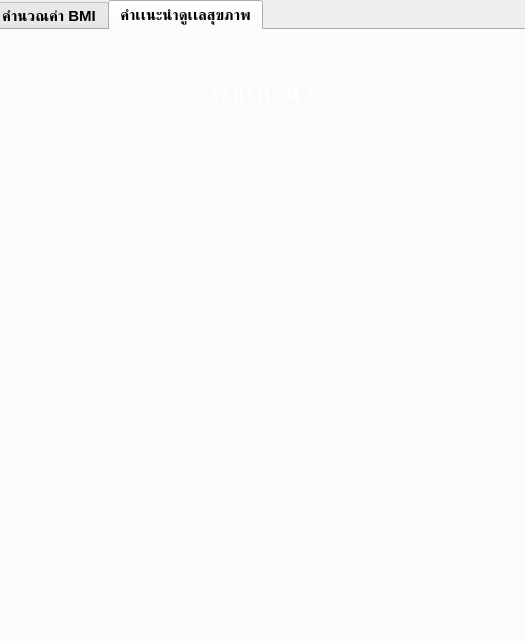
<?xml version="1.0" encoding="UTF-8"?>
<ui version="4.0">
 <class>Form</class>
 <widget class="QWidget" name="Form">
  <property name="geometry">
   <rect>
    <x>0</x>
    <y>0</y>
    <width>525</width>
    <height>641</height>
   </rect>
  </property>
  <property name="windowTitle">
   <string>Form</string>
  </property>
  <widget class="QTabWidget" name="tabWidget">
   <property name="geometry">
    <rect>
     <x>-10</x>
     <y>0</y>
     <width>541</width>
     <height>671</height>
    </rect>
   </property>
   <property name="font">
    <font>
     <pointsize>11</pointsize>
     <weight>75</weight>
     <bold>true</bold>
    </font>
   </property>
   <property name="currentIndex">
    <number>1</number>
   </property>
   <widget class="QWidget" name="tab">
    <attribute name="title">
     <string>คำนวณค่า BMI</string>
    </attribute>
    <widget class="QLabel" name="label">
     <property name="geometry">
      <rect>
       <x>0</x>
       <y>0</y>
       <width>541</width>
       <height>711</height>
      </rect>
     </property>
     <property name="text">
      <string/>
     </property>
     <property name="pixmap">
      <pixmap>bg2.png</pixmap>
     </property>
     <property name="scaledContents">
      <bool>true</bool>
     </property>
     <property name="wordWrap">
      <bool>false</bool>
     </property>
     <property name="margin">
      <number>-1</number>
     </property>
    </widget>
    <widget class="QLabel" name="pix_ins">
     <property name="geometry">
      <rect>
       <x>80</x>
       <y>75</y>
       <width>391</width>
       <height>81</height>
      </rect>
     </property>
     <property name="text">
      <string/>
     </property>
     <property name="pixmap">
      <pixmap>under.png</pixmap>
     </property>
     <property name="scaledContents">
      <bool>true</bool>
     </property>
    </widget>
    <widget class="QLabel" name="label_6">
     <property name="geometry">
      <rect>
       <x>24</x>
       <y>-60</y>
       <width>491</width>
       <height>191</height>
      </rect>
     </property>
     <property name="font">
      <font>
       <family>Angsana New</family>
       <pointsize>40</pointsize>
       <weight>75</weight>
       <bold>true</bold>
      </font>
     </property>
     <property name="styleSheet">
      <string notr="true">color: rgb(244, 244, 244);</string>
     </property>
     <property name="text">
      <string>BMI CALCULATOR</string>
     </property>
     <property name="alignment">
      <set>Qt::AlignCenter</set>
     </property>
     <property name="wordWrap">
      <bool>true</bool>
     </property>
     <property name="margin">
      <number>0</number>
     </property>
     <property name="indent">
      <number>0</number>
     </property>
     <property name="openExternalLinks">
      <bool>true</bool>
     </property>
     <property name="textInteractionFlags">
      <set>Qt::NoTextInteraction</set>
     </property>
    </widget>
    <widget class="QLabel" name="label_7">
     <property name="geometry">
      <rect>
       <x>-92</x>
       <y>45</y>
       <width>727</width>
       <height>652</height>
      </rect>
     </property>
     <property name="font">
      <font>
       <weight>75</weight>
       <bold>true</bold>
      </font>
     </property>
     <property name="text">
      <string/>
     </property>
     <property name="pixmap">
      <pixmap>glass2.png</pixmap>
     </property>
     <property name="scaledContents">
      <bool>true</bool>
     </property>
     <property name="alignment">
      <set>Qt::AlignCenter</set>
     </property>
    </widget>
    <widget class="QPushButton" name="btn_cal">
     <property name="geometry">
      <rect>
       <x>206</x>
       <y>573</y>
       <width>131</width>
       <height>33</height>
      </rect>
     </property>
     <property name="font">
      <font>
       <pointsize>11</pointsize>
       <weight>75</weight>
       <bold>true</bold>
      </font>
     </property>
     <property name="styleSheet">
      <string notr="true">QPushButton{
border-radius:15px;
border:1px solid red;
	color: rgb(255, 255, 255);

}

QPushButton:hover{
border-radius:15px;
border:1px solid blue;
color: rgb(255, 0, 0);

}

QPushButton:pressed{
border-radius:15px;
border:1px solid yellow;
	color: rgb(0, 255, 0);


}</string>
     </property>
     <property name="text">
      <string>Calculate BMI</string>
     </property>
    </widget>
    <widget class="QLineEdit" name="le_weight">
     <property name="geometry">
      <rect>
       <x>130</x>
       <y>447</y>
       <width>121</width>
       <height>41</height>
      </rect>
     </property>
     <property name="font">
      <font>
       <pointsize>17</pointsize>
       <weight>50</weight>
       <bold>false</bold>
      </font>
     </property>
     <property name="styleSheet">
      <string notr="true">background-color: rgb(0,0,0,0);
border:none;
border-bottom:2px solid rgba(105,118,132,255);
color:rgba(255,255,255,230);
padding-bottom:7px;</string>
     </property>
     <property name="text">
      <string/>
     </property>
     <property name="alignment">
      <set>Qt::AlignCenter</set>
     </property>
     <property name="placeholderText">
      <string>Weight(kg)</string>
     </property>
    </widget>
    <widget class="QLineEdit" name="le_height">
     <property name="geometry">
      <rect>
       <x>290</x>
       <y>448</y>
       <width>131</width>
       <height>41</height>
      </rect>
     </property>
     <property name="font">
      <font>
       <pointsize>17</pointsize>
       <weight>50</weight>
       <bold>false</bold>
      </font>
     </property>
     <property name="styleSheet">
      <string notr="true">background-color: rgb(0,0,0,0);
border:none;
border-bottom:2px solid rgba(105,118,132,255);
color:rgba(255,255,255,230);
padding-bottom:7px;</string>
     </property>
     <property name="text">
      <string/>
     </property>
     <property name="alignment">
      <set>Qt::AlignCenter</set>
     </property>
     <property name="placeholderText">
      <string>Height(cm)</string>
     </property>
    </widget>
    <widget class="QLineEdit" name="le_result">
     <property name="geometry">
      <rect>
       <x>180</x>
       <y>505</y>
       <width>181</width>
       <height>41</height>
      </rect>
     </property>
     <property name="font">
      <font>
       <pointsize>15</pointsize>
       <weight>50</weight>
       <bold>false</bold>
      </font>
     </property>
     <property name="styleSheet">
      <string notr="true">background-color: rgb(0,0,0,0);
color:rgb(255, 255, 255);
border:2px solid white;
border-radius:15px

</string>
     </property>
     <property name="text">
      <string>BMI Result</string>
     </property>
     <property name="alignment">
      <set>Qt::AlignCenter</set>
     </property>
     <property name="readOnly">
      <bool>true</bool>
     </property>
    </widget>
    <widget class="QLabel" name="la_pix">
     <property name="geometry">
      <rect>
       <x>190</x>
       <y>190</y>
       <width>171</width>
       <height>221</height>
      </rect>
     </property>
     <property name="text">
      <string/>
     </property>
     <property name="pixmap">
      <pixmap>p6.png</pixmap>
     </property>
     <property name="scaledContents">
      <bool>true</bool>
     </property>
    </widget>
    <widget class="QLabel" name="la_tex">
     <property name="geometry">
      <rect>
       <x>70</x>
       <y>405</y>
       <width>411</width>
       <height>41</height>
      </rect>
     </property>
     <property name="font">
      <font>
       <pointsize>16</pointsize>
      </font>
     </property>
     <property name="styleSheet">
      <string notr="true">color: rgb(0, 255, 0);</string>
     </property>
     <property name="text">
      <string/>
     </property>
     <property name="alignment">
      <set>Qt::AlignCenter</set>
     </property>
    </widget>
    <widget class="QRadioButton" name="rdg_m">
     <property name="geometry">
      <rect>
       <x>60</x>
       <y>200</y>
       <width>51</width>
       <height>41</height>
      </rect>
     </property>
     <property name="text">
      <string/>
     </property>
     <property name="icon">
      <iconset>
       <normaloff>male.png</normaloff>male.png</iconset>
     </property>
     <property name="iconSize">
      <size>
       <width>35</width>
       <height>43</height>
      </size>
     </property>
    </widget>
    <widget class="QRadioButton" name="rdg_g">
     <property name="geometry">
      <rect>
       <x>60</x>
       <y>250</y>
       <width>51</width>
       <height>51</height>
      </rect>
     </property>
     <property name="text">
      <string/>
     </property>
     <property name="icon">
      <iconset>
       <normaloff>female.png</normaloff>female.png</iconset>
     </property>
     <property name="iconSize">
      <size>
       <width>37</width>
       <height>47</height>
      </size>
     </property>
    </widget>
   </widget>
   <widget class="QWidget" name="tab_2">
    <attribute name="title">
     <string>คำเเนะนำดูเเลสุขภาพ</string>
    </attribute>
    <widget class="QLabel" name="label_2">
     <property name="geometry">
      <rect>
       <x>0</x>
       <y>0</y>
       <width>541</width>
       <height>621</height>
      </rect>
     </property>
     <property name="text">
      <string/>
     </property>
     <property name="pixmap">
      <pixmap>bg2.png</pixmap>
     </property>
     <property name="scaledContents">
      <bool>true</bool>
     </property>
     <property name="wordWrap">
      <bool>false</bool>
     </property>
    </widget>
    <widget class="QLabel" name="label_5">
     <property name="geometry">
      <rect>
       <x>90</x>
       <y>450</y>
       <width>361</width>
       <height>141</height>
      </rect>
     </property>
     <property name="text">
      <string/>
     </property>
     <property name="pixmap">
      <pixmap>p3.png</pixmap>
     </property>
     <property name="scaledContents">
      <bool>true</bool>
     </property>
    </widget>
    <widget class="QLabel" name="label_3">
     <property name="geometry">
      <rect>
       <x>40</x>
       <y>20</y>
       <width>471</width>
       <height>411</height>
      </rect>
     </property>
     <property name="text">
      <string/>
     </property>
     <property name="pixmap">
      <pixmap>bg3.png</pixmap>
     </property>
     <property name="scaledContents">
      <bool>true</bool>
     </property>
     <property name="wordWrap">
      <bool>false</bool>
     </property>
    </widget>
    <widget class="QLabel" name="label_8">
     <property name="geometry">
      <rect>
       <x>220</x>
       <y>40</y>
       <width>121</width>
       <height>41</height>
      </rect>
     </property>
     <property name="font">
      <font>
       <pointsize>22</pointsize>
      </font>
     </property>
     <property name="styleSheet">
      <string notr="true">color: rgb(255, 255, 255);</string>
     </property>
     <property name="text">
      <string>คำเเนะนำ</string>
     </property>
    </widget>
    <widget class="QTextEdit" name="te_edit">
     <property name="geometry">
      <rect>
       <x>60</x>
       <y>100</y>
       <width>431</width>
       <height>291</height>
      </rect>
     </property>
     <property name="font">
      <font>
       <pointsize>13</pointsize>
       <weight>75</weight>
       <bold>true</bold>
      </font>
     </property>
     <property name="styleSheet">
      <string notr="true">background-color: rgb(0,0,0,0);
color:rgb(255, 255, 255);
border:1px solid rgb(255, 255, 255);
border-radius:15px</string>
     </property>
     <property name="html">
      <string>&lt;!DOCTYPE HTML PUBLIC &quot;-//W3C//DTD HTML 4.0//EN&quot; &quot;http://www.w3.org/TR/REC-html40/strict.dtd&quot;&gt;
&lt;html&gt;&lt;head&gt;&lt;meta name=&quot;qrichtext&quot; content=&quot;1&quot; /&gt;&lt;style type=&quot;text/css&quot;&gt;
p, li { white-space: pre-wrap; }
&lt;/style&gt;&lt;/head&gt;&lt;body style=&quot; font-family:'MS Shell Dlg 2'; font-size:13pt; font-weight:600; font-style:normal;&quot;&gt;
&lt;p style=&quot;-qt-paragraph-type:empty; margin-top:0px; margin-bottom:0px; margin-left:0px; margin-right:0px; -qt-block-indent:0; text-indent:0px; font-size:8.25pt; font-weight:400;&quot;&gt;&lt;br /&gt;&lt;/p&gt;&lt;/body&gt;&lt;/html&gt;</string>
     </property>
    </widget>
   </widget>
  </widget>
 </widget>
 <resources/>
 <connections/>
</ui>
